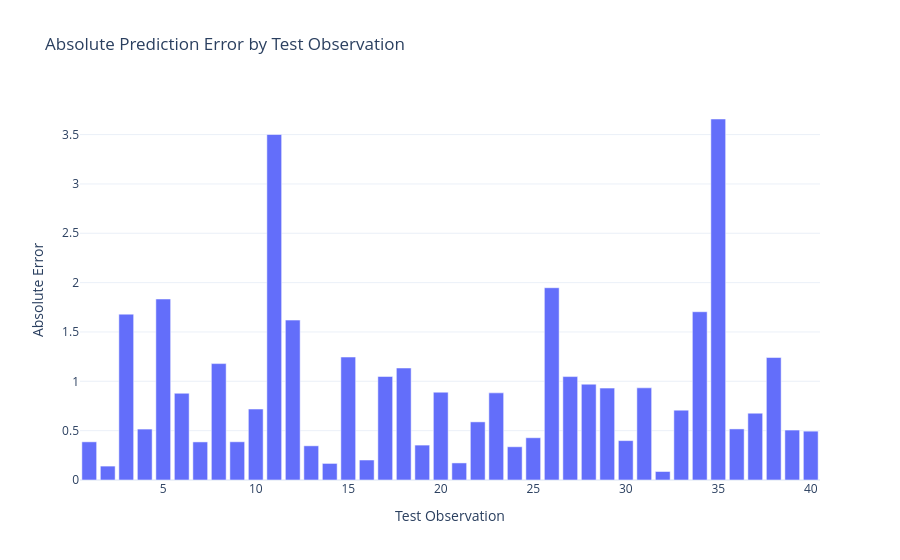

Notebook source saved alongside this figure:
### Code cell
# ============================================================
# Absolute Error by Test Observation
# ============================================================

error_by_observation = (
    final_predictions_df
    .reset_index(drop=True)
    .reset_index()
    .rename(
        columns={
            "index": "Observation"
        }
    )
)

error_by_observation[
    "Observation"
] = (
    error_by_observation[
        "Observation"
    ] + 1
)

fig = px.bar(
    error_by_observation,
    x="Observation",
    y="Absolute Error",
    hover_data=[
        "Actual Sales",
        "Predicted Sales",
        "TV",
        "Radio",
        "Newspaper"
    ],
    title="Absolute Prediction Error by Test Observation",
    template="plotly_white"
)

fig.update_layout(
    xaxis_title="Test Observation",
    yaxis_title="Absolute Error"
)

fig.show()

### Figure 1 — Plotly figure (JSON) as saved in the notebook; plotly's stock layout.template omitted (floating-point values rounded to 4 significant figures; data arrays with more than 128 entries replaced by an {"elided": "..."} marker saying what was removed)
{"data": [{"customdata": {"elided": "40x5 float values"}, "hovertemplate": "Observation=%{x}<br>Absolute Error=%{y}<br>Actual Sales=%{customdata[0]}<br>Predicted Sales=%{customdata[1]}<br>TV=%{customdata[2]}<br>Radio=%{customdata[3]}<br>Newspaper=%{customdata[4]}<extra></extra>", "legendgroup": "", "marker": {"color": "#636efa", "pattern": {"shape": ""}}, "name": "", "orientation": "v", "showlegend": false, "textposition": "auto", "type": "bar", "x": [1, 2, 3, 4, 5, 6, 7, 8, 9, 10, 11, 12, 13, 14, 15, 16, 17, 18, 19, 20, 21, 22, 23, 24, 25, 26, 27, 28, 29, 30, 31, 32, 33, 34, 35, 36, 37, 38, 39, 40], "xaxis": "x", "y": [0.3868, 0.141, 1.681, 0.516, 1.834, 0.879, 0.386, 1.18, 0.3874, 0.7188, 3.501, 1.62, 0.3465, 0.168, 1.246, 0.2024, 1.049, 1.135, 0.3538, 0.8898, 0.1729, 0.589, 0.883, 0.3368, 0.4282, 1.948, 1.048, 0.9709, 0.9311, 0.399, 0.934, 0.08612, 0.708, 1.705, 3.658, 0.5176, 0.677, 1.241, 0.5061, 0.495], "yaxis": "y"}], "layout": {"barmode": "relative", "legend": {"tracegroupgap": 0}, "title": {"text": "Absolute Prediction Error by Test Observation"}, "xaxis": {"anchor": "y", "domain": [0, 1], "title": {"text": "Test Observation"}}, "yaxis": {"anchor": "x", "domain": [0, 1], "title": {"text": "Absolute Error"}}}}
